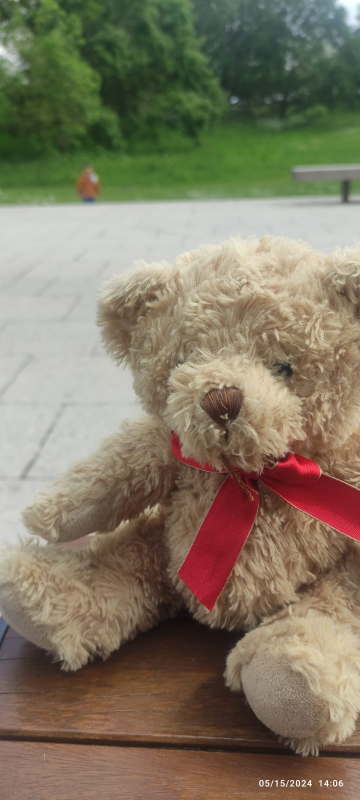
#> input picture assets/teddy.jpeg, 719 x 1600 px, found by its file name (shown at 1/2 size)
$ jupyter execute 03-image-processing-with-opencv.ipynb   (shell and % lines are left out)
#> lines starting #> are read from the running program, lines starting #| are printed output that depends on the picture
# 📘 Week 3: Basic Image Processing with OpenCV
## 👋 Introduction
In this notebook, you'll learn how to manipulate images using OpenCV.

We'll cover:
- Resizing and cropping
- Rotating and flipping
- Grayscale conversion
- Drawing shapes and text
- Applying filters like blur

Let's build your image processing toolbox!

[cell 1]
import cv2
import numpy as np
import matplotlib.pyplot as plt


# Load image
img = cv2.imread('/content/teddy.jpeg')
#> img is the input picture: shape (1600, 719, 3); mean B, G, R 99.2, 120, 129.4
img_rgb = cv2.cvtColor(img, cv2.COLOR_BGR2RGB)

plt.imshow(img_rgb)
plt.title('Original Image')
plt.axis('off')
plt.show()

[cell 2]
img_rgb.shape
#> Out = (1600, 719, 3)

[cell 3]
# Resize to 500x500
resized = cv2.resize(img_rgb, (500, 500))
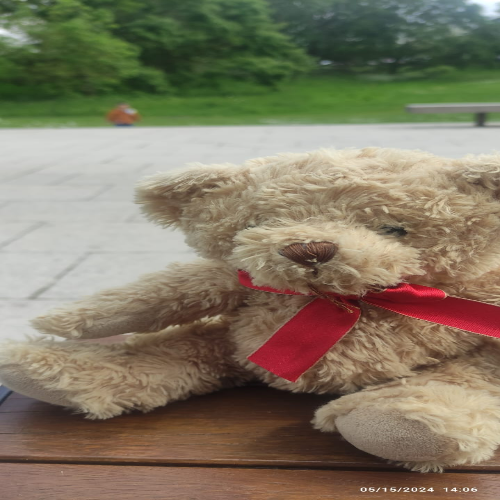
#> resized: shape (500, 500, 3); mean R, G, B 129.3, 119.9, 99.1

# Crop Teddy with the same size 500x500
cropped = img_rgb[500:1000, 200:700]
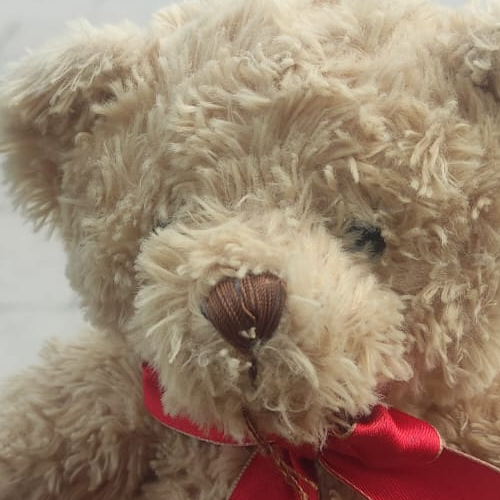
#> cropped: shape (500, 500, 3); mean R, G, B 154.3, 132.3, 111.2

# Show both
plt.figure(figsize=(8, 4))
plt.subplot(1, 2, 1)
plt.imshow(resized)
plt.title('Resized (500x500)')
plt.axis('off')

plt.subplot(1, 2, 2)
plt.imshow(cropped)
plt.title('Cropped (500x500)')
plt.axis('off')
plt.show()
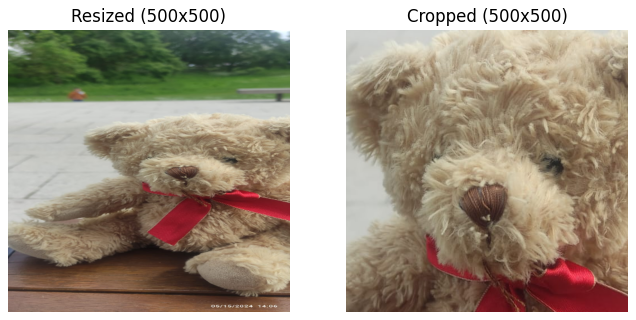
#> figure drawn by matplotlib, 2 panels

[cell 4]
# Rotate 90° clockwise
rotated = cv2.rotate(img_rgb, cv2.ROTATE_90_CLOCKWISE)
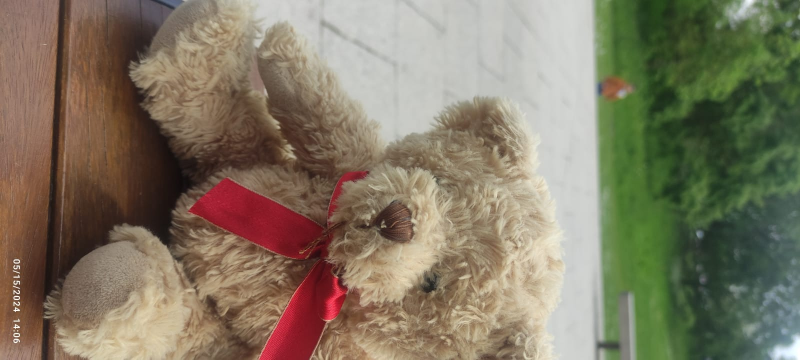
#> rotated: shape (719, 1600, 3) (shown at 1/2 size); mean R, G, B 129.4, 120, 99.2

# Flip horizontally
flipped = cv2.flip(img_rgb, 1)
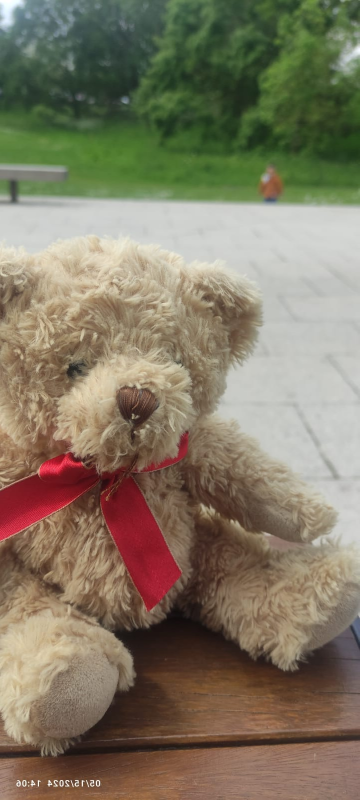
#> flipped: shape (1600, 719, 3) (shown at 1/2 size); mean R, G, B 129.4, 120, 99.2

plt.figure(figsize=(10, 4))
plt.subplot(1, 2, 1)
plt.imshow(rotated)
plt.title('Rotated 90°')
plt.axis('off')

plt.subplot(1, 2, 2)
plt.imshow(flipped)
plt.title('Flipped Horizontally')
plt.axis('off')
plt.show()

[cell 5]
# convert to grayscale
gray = cv2.cvtColor(img_rgb, cv2.COLOR_RGB2GRAY)
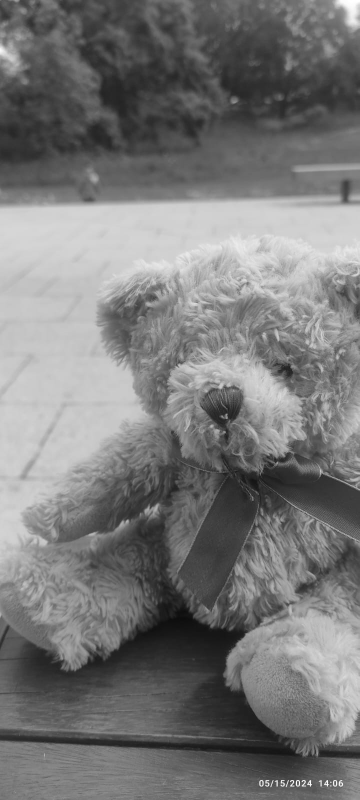
#> gray: shape (1600, 719) (shown at 1/2 size); min 12, max 255, mean 120.4

plt.imshow(gray, cmap='gray')
plt.title('Grayscale')
plt.axis('off')
plt.show()

print("Gray shape:", gray.shape)  # 2D array
#| Gray shape: (1600, 719)

[cell 6]
# Make a copy to draw on
img_draw = img_rgb.copy()

# Draw a rectangle
cv2.rectangle(img_draw, (200, 500), (700, 1000), (255, 0, 0), thickness=2)

# Draw a circle
cv2.circle(img_draw, (180, 360), 40, (0, 255, 0), thickness=3)

# Add text
cv2.putText(img_draw, 'Hello!', (50, 460), cv2.FONT_HERSHEY_SIMPLEX, 2, (0, 0, 255), 2)
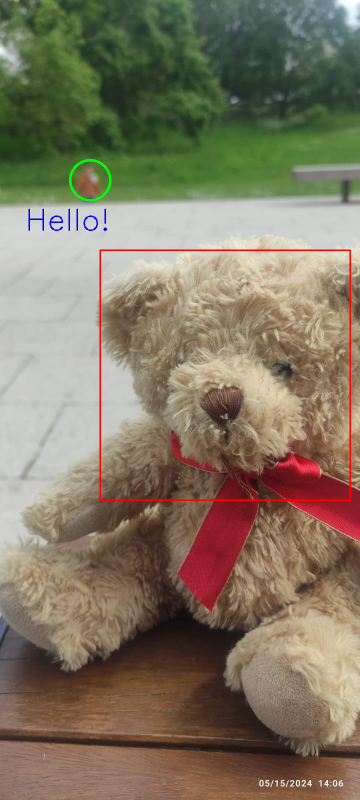
#> img_draw: shape (1600, 719, 3) (shown at 1/2 size); mean R, G, B 129.5, 119.2, 98.5

plt.imshow(img_draw)
plt.title('Drawing Shapes & Text')
plt.axis('off')
plt.show()

[cell 7]
# Apply Gaussian blur
blurred = cv2.GaussianBlur(img_rgb, (11, 11), 0)

plt.imshow(blurred)
plt.title('Blurred Image (Gaussian)')
plt.axis('off')
plt.show()

$ run again, with assets/playground.jpeg copied over assets/teddy.jpeg
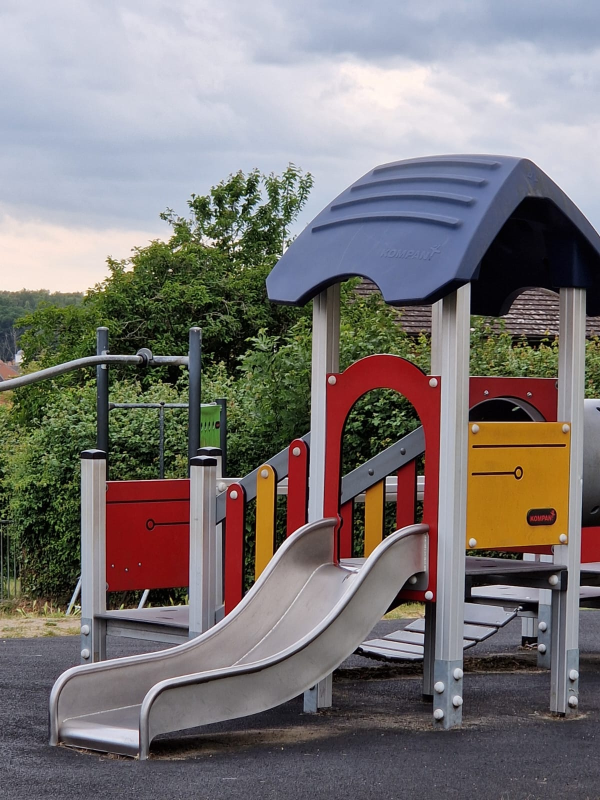
#> input picture assets/playground.jpeg, 1200 x 1600 px, found by its file name (shown at 1/2 size)
#> img is the input picture: shape (1600, 1200, 3); mean B, G, R 117.8, 118.5, 123.8
#> `flipped = cv2.flip(img_rgb, 1)`:
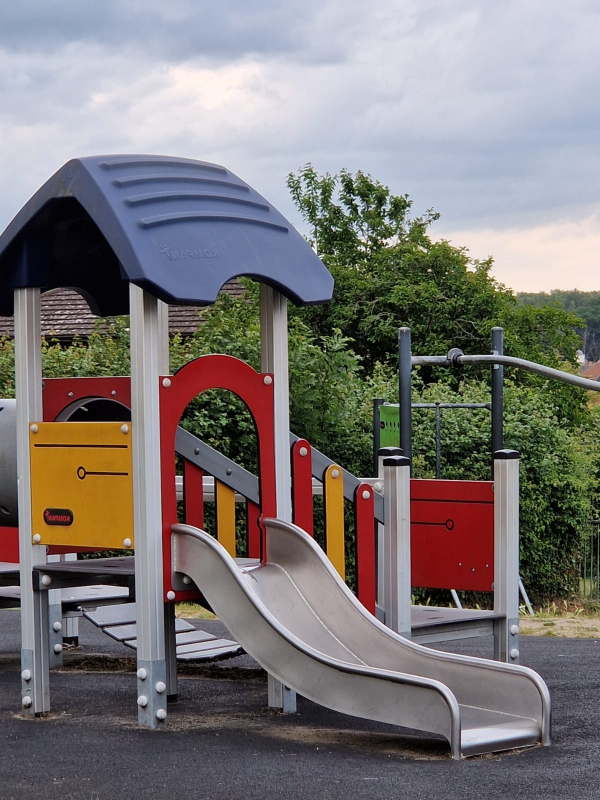
#> flipped: shape (1600, 1200, 3) (shown at 1/2 size); mean R, G, B 123.8, 118.5, 117.8
#| Gray shape: (1600, 1200)
#> `cv2.putText(img_draw, 'Hello!', (50, 460), cv2.FONT_HERSHEY_SIMPLEX, 2..`:
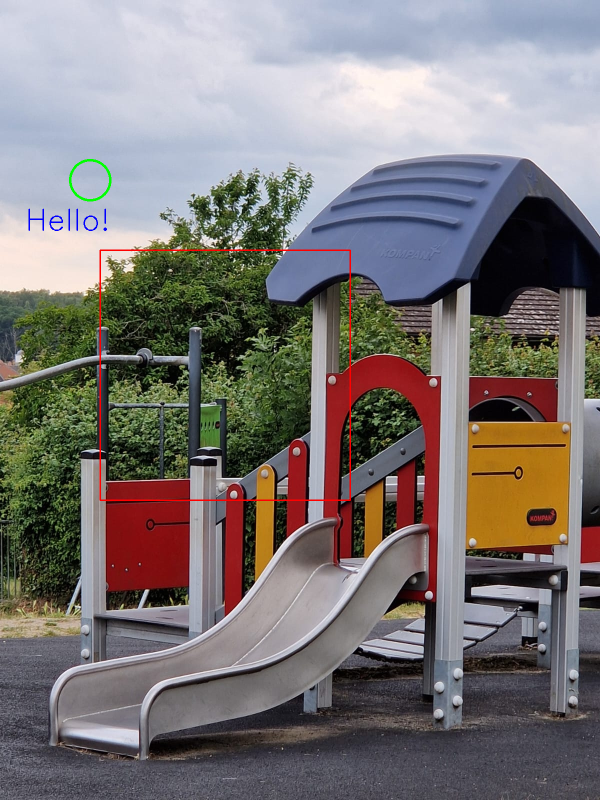
#> img_draw: shape (1600, 1200, 3) (shown at 1/2 size); mean R, G, B 124, 118.1, 117.4

$ run again, with assets/lion-walk.jpg copied over assets/teddy.jpeg
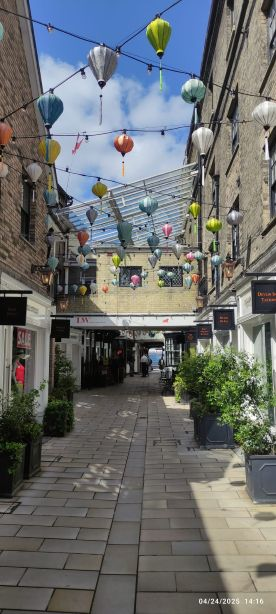
#> input picture assets/lion-walk.jpg, 276 x 614 px, found by its file name
#> img is the input picture: shape (614, 276, 3); mean B, G, R 110.5, 110.5, 107.6
#> `flipped = cv2.flip(img_rgb, 1)`:
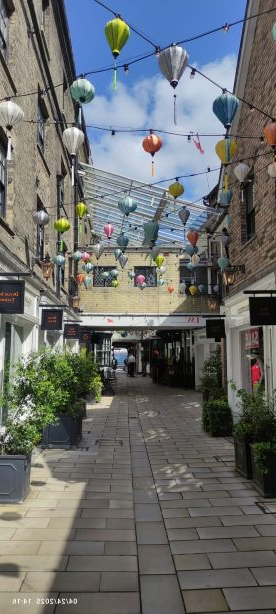
#> flipped: shape (614, 276, 3); mean R, G, B 107.6, 110.5, 110.5
#| Gray shape: (614, 276)
#> `blurred = cv2.GaussianBlur(img_rgb, (11, 11), 0)`:
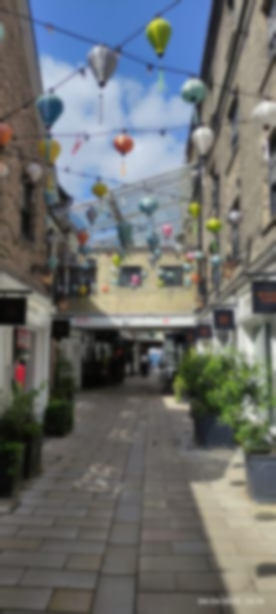
#> blurred: shape (614, 276, 3); mean R, G, B 107.6, 110.5, 110.5
